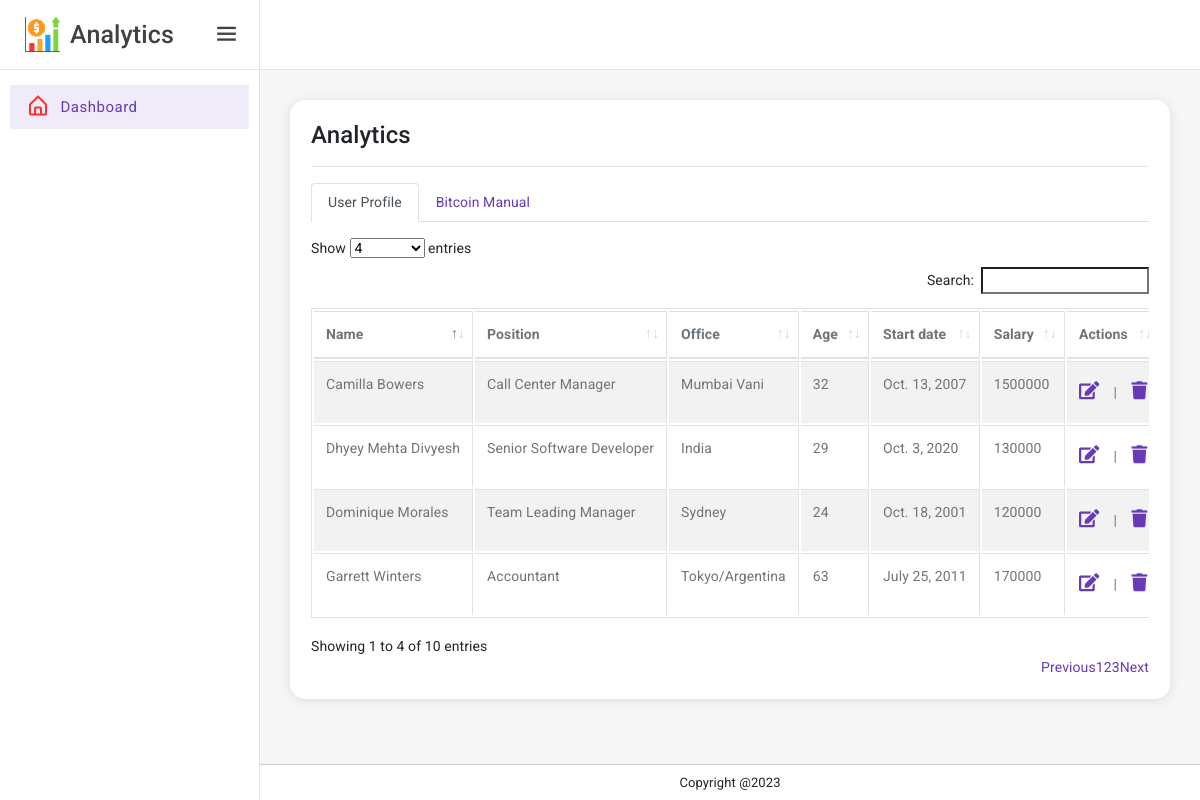
The page / on the database its author committed.
### accounts/models.py (models this page shows)
class UserProfile(models.Model):
    name = models.CharField(max_length=225)
    position = models.CharField(max_length=225)
    office = models.CharField(max_length=225)
    age = models.IntegerField()
    joining_date = models.DateField(null=True)
    salary = models.IntegerField()

### accounts/views.py (the view)
# urls.py: path('', home_profile_func, name="home"),
def home_profile_func(request):
    users_data = UserProfile.objects.all()
    bitcoin_fetch_data = BitcoinTracking.objects.all().annotate(time_since_create=models.ExpressionWrapper((F('mytimestamp') - datetime(1970,1,1)), output_field=models.IntegerField())).values_list("time_since_create","price")
    bitcoin_data = [[x[0]/1000,x[1]] for x in bitcoin_fetch_data]
    context = {"users_data":users_data, "bitcoin_data":bitcoin_data}
    return render(request, "accounts/index.html", context)

### accounts/templates/accounts/index.html (shortened to what this page needs)
<!DOCTYPE html>
{% load static %}
<html lang="en">
<head>
    <link rel="stylesheet" href="https://use.fontawesome.com/releases/v5.8.1/css/all.css">
    <link href="{% static 'plugins/simplebar/css/simplebar.css' %}" rel="stylesheet" />
    <link href="{% static 'plugins/metismenu/css/metisMenu.min.css' %}" rel="stylesheet" />
    <link href="{% static 'plugins/apexcharts-bundle/css/apexcharts.css' %}" rel="stylesheet" />
	<link href="{% static 'plugins/datatable/css/dataTables.bootstrap4.min.css' %}" rel="stylesheet" type="text/css">
	<link href="{% static 'plugins/datatable/css/buttons.bootstrap4.min.css' %}" rel="stylesheet" type="text/css">
    <link href="{% static 'css/pace.min.css' %}" rel="stylesheet" />
	<link href="{% static 'plugins/highcharts/css/highcharts.css" rel="stylesheet' %}" />
    <link rel="stylesheet" href="{% static 'css/bootstrap.min.css' %}" />
    <link rel="stylesheet" href="{% static 'css/icons.css' %}" />
    <link rel="stylesheet" href="{% static 'css/app.css' %}" />
    <link rel="stylesheet" href="{% static 'css/dark-sidebar.css' %}" />
    <link rel="stylesheet" href="{% static 'css/dark-theme.css' %}" />
</head>
<body>
    <div class="wrapper">
        <div class="sidebar-wrapper" data-simplebar="true">
            <div class="sidebar-header">
                <div class="">
                    <img src="{% static 'images/logo-icon.png' %}" class="logo-icon-2" alt="" />
                </div>
                <div>
                    <h4 class="logo-text">Analytics</h4>
                </div>
                <a href="javascript:;" class="toggle-btn ml-auto"> <i class="bx bx-menu"></i>
                </a>
            </div>
            <ul class="metismenu" id="menu">
                <li>
                    <a href="{% url 'home' %}">
                        <div class="parent-icon icon-color-1"><i class="bx bx-home-alt"></i>
                        </div>
                        <div class="menu-title">Dashboard</div>
                    </a>
                </li>
            </ul>
        </div>
        <header class="top-header">
            <nav class="navbar navbar-expand">
                <div class="right-topbar ml-auto">
                </div>
            </nav>
        </header>
        <div class="page-wrapper">
            <div class="page-content-wrapper">
                <div class="page-content">
                    <div class="row">
                        <div class="col-12 col-xl-12 mx-auto">
                            <div class="card radius-15">
                                <div class="card-body">
                                    <div class="card-title">
                                        <h4 class="mb-0">Analytics</h4>
                                    </div>
                                    <hr />
                                    <ul class="nav nav-tabs mb-3" id="pills-tab" role="tablist">
                                        <li class="nav-item" role="presentation"> <a class="nav-link active"
                                                id="pills-home-tab" data-toggle="pill" href="#pills-home" role="tab"
                                                aria-controls="pills-home" aria-selected="true">User Profile</a>
                                        </li>
                                        <li class="nav-item" role="presentation"> <a class="nav-link"
                                                id="pills-profile-tab" data-toggle="pill" href="#pills-profile"
                                                role="tab" aria-controls="pills-profile"
                                                aria-selected="false">Bitcoin Manual</a>
                                        </li>
                                    </ul>
                                    <div class="tab-content" id="pills-tabContent">
                                        <div class="tab-pane fade show active" id="pills-home" role="tabpanel"
                                            aria-labelledby="pills-home-tab">
                                            <div class="table-responsive">
                                                <table id="user_table" class="table table-striped table-bordered" style="width:100%">
                                                    <thead>
                                                        <tr>
                                                            <th>Name</th>
                                                            <th>Position</th>
                                                            <th>Office</th>
                                                            <th>Age</th>
                                                            <th>Start date</th>
                                                            <th>Salary</th>
                                                            <th>Actions</th>
                                                        </tr>
                                                    </thead>
                                                    <tbody>
                                                        {% for user in users_data %}
                                                        <tr id="user_single{{user.id}}">
                                                          <form action="" id="edit_form{{user.id}}">
                                                                <td>
                                                                  <p id="name{{user.id}}">{{user.name}}</p>
                                                                </td>
                                                                <td>
                                                                  <p id="position{{user.id}}">{{user.position}}</p>
                                                                </td>
                                                                <td>
                                                                  <p id="office{{user.id}}">{{user.office}}</p>
                                                                </td>
                                                                <td>
                                                                  <p id="age{{user.id}}">{{user.age}}</p>
                                                                </td>
                                                                <td>
                                                                  <p id="joining_date{{user.id}}">{{user.joining_date}}</p>
                                                                </td>
                                                                <td>
                                                                  <p id="salary{{user.id}}">{{user.salary}}</p>
                                                                </td>
                                                                <td>
                                                                  <a href="javascript:;" class="edit" id="edit{{user.id}}">
                                                                    <i  class="fas fa-edit" style="font-size: 18px;" ></i>
                                                                  </a>&nbsp;&nbsp; | &nbsp;&nbsp;
                                                                  <a href="javascript:;" data-toggle="modal" data-target="#deleteConfirmationModal{{user.id}}"><i class="fas fa-trash" style="font-size: 18px;"></i></a>
                                                                </td>
                                                              </form>
                                                            </tr>
                                                        {% endfor %}
                                                    </tbody>
                                                </table>
                                            </div>
                                        </div>
                                    </div>
                                </div>
                            </div>
                        </div>
                    </div>
                </div>
            </div>
        </div>
        <div class="footer">
            <p class="mb-0">Copyright @2023</a>
            </p>
        </div>
    </div>
</body>
</html>

### static/css/app.css (style rules this page uses)
html { width: 100%; height: 100%; }
body { font-family: 'Open Sans', sans-serif; font-family: 'Roboto', sans-serif; background-color: #f6f6f6; letter-spacing: .1px; font-size: 14px; }
.wrapper { width: 100%; height: 100%; position: relative; }
.top-header { width: auto; height: 70px; line-height: 70px; background: #fff; position: fixed; top: 0; left: 260px; right: 0; z-index: 15; border-bottom: 1px solid #e4e4e4; box-shadow: none; }
.toggle-btn { margin-right: 10px; font-size: 28px; color: #404142; width: 45px; height: 45px; line-height: 45px; background: transparent; text-align: center; border-radius: 50%; cursor: pointer; outline: none; }
.logo-icon-2 { width: 35px; margin-left: 10px; }
.logo-text { color: #404142; font-size: 25px; margin-bottom: 0; margin-left: 10px; }
.top-header .navbar { padding: 0; background: transparent; }
.right-topbar { width: auto; height: 70px; padding-right: 15px; }
.sidebar-header { width: 260px; position: fixed; top: 0; left: 0; right: 0; display: flex; align-items: center; padding: 0px 0px 0px 15px; height: 70px; background: #fff; border-right: 1px solid #e4e4e4; border-bottom: 1px solid #e4e4e4; z-index: 1; transition: all .2s ease-out; }
.page-wrapper { position: relative; margin-top: 70px; }
.sidebar-wrapper { width: 260px; height: calc(100% - 70px); position: fixed; top: 70px; left: 0; bottom: 0; z-index: 16; background: #fff; border-right: 1px solid #e4e4e4; box-shadow: none; transition: all .2s ease-out; }
.page-content-wrapper { margin-left: 260px; transition: all .3s ease-out; margin-top: 70px; }
.page-content { padding: 30px; }
.sidebar-wrapper ul { padding: 0; margin: 0; list-style: none; background: transparent; }
.sidebar-wrapper .metismenu { background: transparent; display: -webkit-box; display: -ms-flexbox; display: flex; padding: 10px; -webkit-box-orient: vertical; -webkit-box-direction: normal; -ms-flex-direction: column; flex-direction: column; }
.sidebar-wrapper .metismenu li:first-child { margin-top: 5px; }
.sidebar-wrapper .metismenu li:last-child { margin-bottom: 5px; }
.sidebar-wrapper .metismenu>li { display: -webkit-box; display: -ms-flexbox; display: flex; -webkit-box-orient: vertical; -webkit-box-direction: normal; -ms-flex-direction: column; flex-direction: column; position: relative; }
.sidebar-wrapper .metismenu a { position: relative; display: flex; align-items: center; justify-content: left; padding: 8px 15px; font-size: 15px; color: #5f5f5f; outline-width: 0; text-overflow: ellipsis; overflow: hidden; letter-spacing: .5px; border: 1px solid #ffffff00; transition: all .3s ease-out; }
.sidebar-wrapper .metismenu a .parent-icon { font-size: 24px; line-height: 1; }
.sidebar-wrapper .metismenu a .menu-title { margin-left: 10px; }
.sidebar-wrapper .metismenu a:hover, .sidebar-wrapper .metismenu a:focus, .sidebar-wrapper .metismenu a:active, .sidebar-wrapper .metismenu .mm-active>a { color: #673ab7; text-decoration: none; background: rgb(103 58 183 / 10%); }
.footer { position: fixed; bottom: 0; left: 0; right: 0; background: #ffffff; border-top: 1px solid #cccbcb; padding: 8px 15px; font-size: 13px; text-align: center; margin-left: 260px; transition: all .3s ease-out; z-index: 10; }
.card { box-shadow: 0 0.1rem 0.7rem rgba(0, 0, 0, .10); border: 1px solid rgba(0, 0, 0, 0); margin-bottom: 30px; }
.icon-color-1 { color: #ff3030; }
.table-responsive { white-space: nowrap; }
.table td, .table th { vertical-align: middle; color: #6d757b; }
.radius-15 { border-radius: 15px; }

### rows shown on the page
UserProfile: name "Dhyey Mehta Divyesh", position "Senior Software Developer", office "India", age "29", joining_date "Oct. 3, 2020", salary "130000"
UserProfile: name "Garrett Winters", position "Accountant", office "Tokyo/Argentina", age "63", joining_date "July 25, 2011", salary "170000"
UserProfile: name "Dominique Morales", position "Team Leading Manager", office "Sydney", age "24", joining_date "Oct. 18, 2001", salary "120000"
UserProfile: name "Camilla Bowers", position "Call Center Manager", office "Mumbai Vani", age "32", joining_date "Oct. 13, 2007", salary "1500000"
